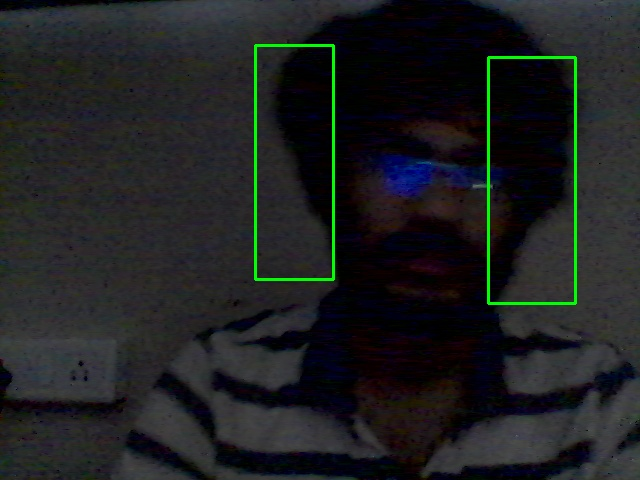
#> input picture motion_snapshot.jpg, 640 x 480 px, given in place of the camera
$ python sample1.py
#> lines starting #> are read from the running program, lines starting #| are printed output that depends on the picture
import cv2
import datetime

# Initialize the video capture
video_capture = cv2.VideoCapture(0)

# Initialize the motion detection variables
motion_detected = False
snapshot_taken = False

while True:
    # Read the current frame from the video feed
    ret, frame = video_capture.read()
#> frame is the input picture: shape (480, 640, 3); mean B, G, R 33.1, 32.6, 30.5

    # Convert the frame to grayscale for motion detection
    gray_frame = cv2.cvtColor(frame, cv2.COLOR_BGR2GRAY)
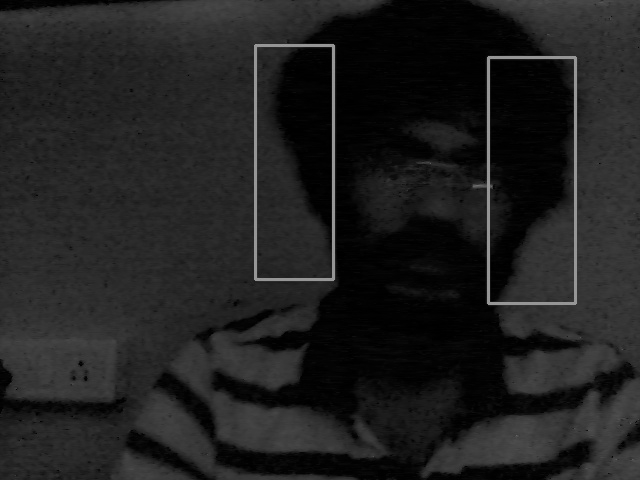
#> gray_frame: shape (480, 640); min 0, max 156, mean 32
    gray_frame = cv2.GaussianBlur(gray_frame, (21, 21), 0)
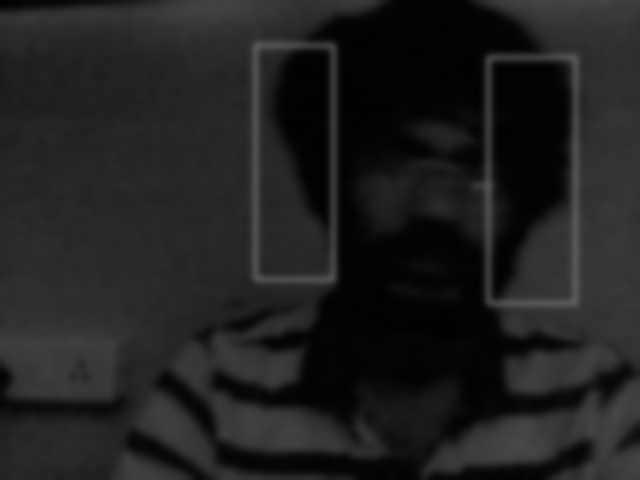
#> gray_frame: shape (480, 640); min 1, max 91, mean 32

    # If it's the first frame, initialize the background model
    if not motion_detected:
        background_model = gray_frame
        motion_detected = True
        continue

    # Calculate the absolute difference between the current frame and the background model
    frame_delta = cv2.absdiff(background_model, gray_frame)
    thresh = cv2.threshold(frame_delta, 30, 255, cv2.THRESH_BINARY)[1]
    thresh = cv2.dilate(thresh, None, iterations=2)

    # Find contours of the thresholded image
    contours, _ = cv2.findContours(thresh.copy(), cv2.RETR_EXTERNAL, cv2.CHAIN_APPROX_SIMPLE)

    # Check if motion is detected
    motion_detected = False
    for contour in contours:
        if cv2.contourArea(contour) > 500:
            (x, y, w, h) = cv2.boundingRect(contour)
            cv2.rectangle(frame, (x, y), (x + w, y + h), (0, 255, 0), 2)
            motion_detected = True

    # Take a snapshot if motion is detected and a snapshot hasn't been taken yet
    if motion_detected and not snapshot_taken:
        current_time = datetime.datetime.now().strftime("%Y/%m/%d_%H:%M:%S")
        snapshot_filename = f"motion_snapshot_{current_time}.jpg"
        cv2.imwrite(snapshot_filename, frame)
        print(f"Snapshot taken at {current_time}")
        snapshot_taken = True

    # Display the resulting frame
    cv2.imshow("Motion Detection", frame)

    # Break the loop if 'q' is pressed
    if cv2.waitKey(1) & 0xFF == ord('q'):
        break

# Release the video capture and close all windows
video_capture.release()
cv2.destroyAllWindows()
